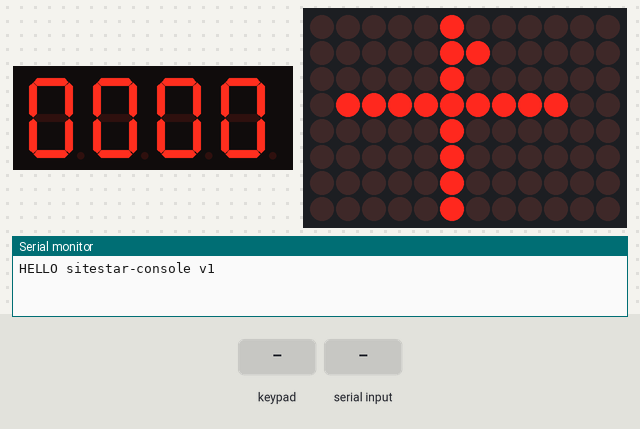
The sketch below on a simulated Arduino Uno R4 WiFi. Parts: 4-digit seven-segment display, 12×8 LED matrix, the last lines printed to the serial monitor. Wiring (inferred from the names in the program): 4×4 keypad with keys 1 2 3 A 4 5 6 B 7 8 9 C * 0 # D: rows D10, D11, D12, D13; columns D9, A4, A5, D0; 4-digit 7-segment display, segments lit when LOW: segments D2, D3, D4, D5, D6, D7, D8; digit selects A0, A1, A2, A3. Inputs (shaded band) come from the test bench. Random numbers use the default seed unless the sketch sets one; the segment pins are drawn as the display they are named for.

Above: at 1.2 s.
1.3 s: key '1' pressed
3.0 s: keypad keys 2 3 4 5 6 7 8 # pressed 0.4 s apart
At 4.87 s:
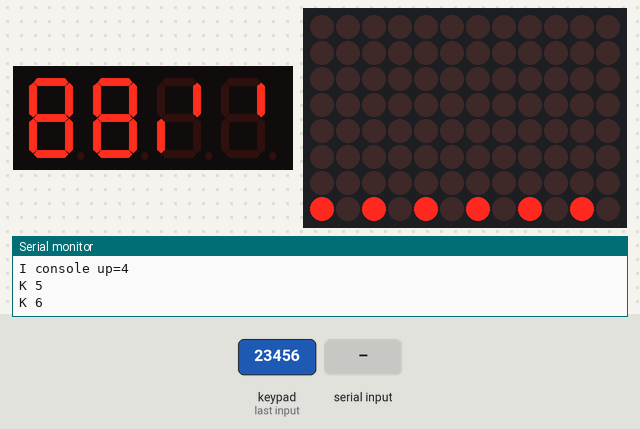
7.7 s: keypad keys 1 0 1 1 1 2 1 3 * pressed 0.4 s apart
At 9.3 s:
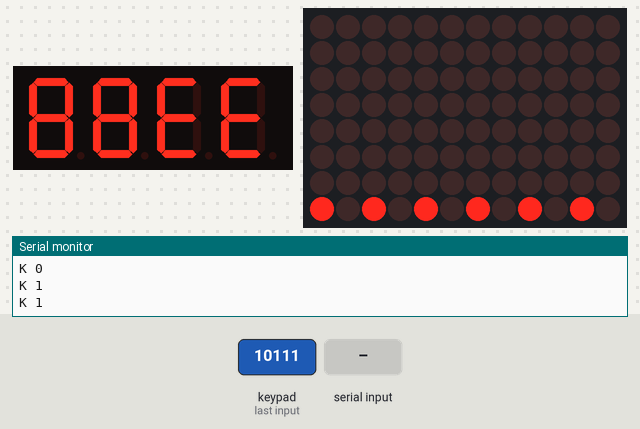
12.8 s: "W 45\n" received over Serial
At 13.6 s:
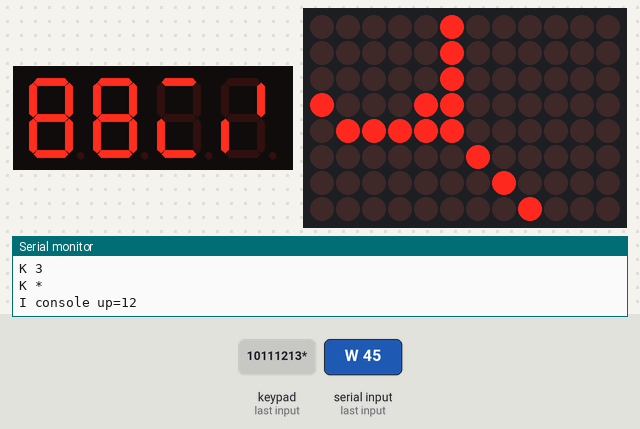
15.4 s: keypad keys 2 3 4 5 6 7 8 A pressed 0.4 s apart
At 17.27 s:
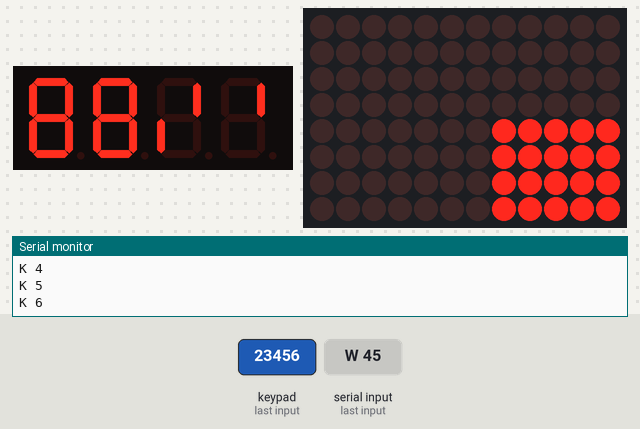
20.1 s: keypad keys 2 3 4 5 6 7 8 D pressed 0.4 s apart
At 20.36 s:
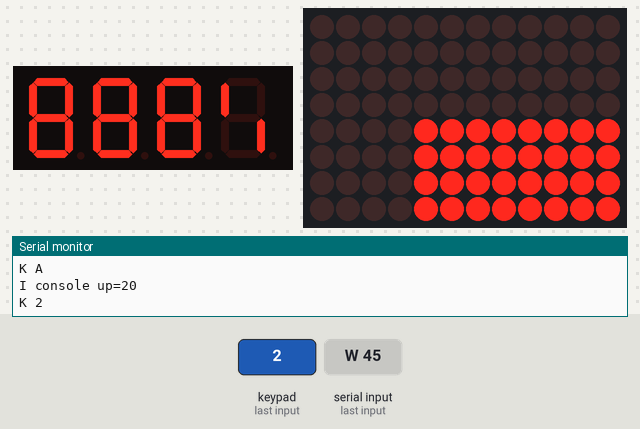

Measured:
- what the display in image 3 shows lasts 1.0 s, from 12.9 s to 13.9 s

The sketch:

r4_console.ino
```cpp
/*
 * SiteStar - operator console (board 2) on an Arduino UNO R4 WiFi
 * -----------------------------------------------------------------
 * Board : Arduino UNO R4 WiFi (arduino:renesas_uno:unor4wifi). No extra libraries.
 *
 *   4x4 membrane keypad   A = start a grid event   B = end it
 *                         digits then # = cut depth (e.g. 4 0 #  -> pause 40% of AI jobs)
 *                         digits then A = start with that depth     * = clear
 *   4-digit 7-segment     live total watts of the data hall (flashes during a grid event);
 *   (5641AS, common       shows the digits while you type them
 *    cathode)
 *   built-in LED matrix   status icon + scrolling text (GRID EVENT, LEAK, ...)
 *
 * Wiring
 *   7-seg segments, direct:             A D2 · B D3 · C D4 · D D5 · E D6 · F D7 · G D8   (dot unused)
 *   7-seg digits, each through 220-470R: DIG1 A0 · DIG2 A1 · DIG3 A2 · DIG4 A3
 *   (4 resistors on the digit lines instead of 7 on the segments: each digit's slot lasts longer the
 *    more segments it lights, so every segment ends up equally bright.)
 *   keypad (ribbon at the bottom, pins left to right):
 *                                       1 D10 · 2 D11 · 3 D12 · 4 D13 (rows)
 *                                       5 D9  · 6 A4  · 7 A5  · 8 D0  (columns)
 *
 * R4 -> laptop:  HELLO sitestar-console v1 · K <key> (one per press) · I console up=<s> (every 2 s)
 * laptop -> R4:  W <watts|-> F <0|1> T <typed|-> S <fan %>      (every 0.5 s)
 *                P icon=<idle|drop|fire|check|cross|wait|wrench|bolt> text=<A-Z 0-9 . - $ ! : / % ?>
 *                PING
 */

#include <Arduino.h>
#include "Arduino_LED_Matrix.h"
#include "font_icons.h"

// ------------------------------------------------------------------ 7-segment
static const bool    SEG_COMMON_ANODE = false;           // 5641AS = common cathode
static const uint8_t SEG_PINS[7] = {2, 3, 4, 5, 6, 7, 8};    // a b c d e f g
static const uint8_t DIG_PINS[4] = {A0, A1, A2, A3};         // left -> right
//                          gfedcba
static const uint8_t DIGITS[10] = {0x3F, 0x06, 0x5B, 0x4F, 0x66, 0x6D, 0x7D, 0x07, 0x7F, 0x6F};
static const uint8_t SEG_DASH = 0x40, SEG_BLANK = 0x00, SEG_F = 0x71;
uint8_t segBuf[4] = {SEG_DASH, SEG_DASH, SEG_DASH, SEG_DASH};

static void segShowNumber(long v) {
  if (v < 0 || v > 9999) { for (int i = 0; i < 4; i++) segBuf[i] = SEG_DASH; return; }
  for (int i = 3; i >= 0; i--) { segBuf[i] = (v || i == 3) ? DIGITS[v % 10] : SEG_BLANK; v /= 10; }
}
static void segShowDashes() { for (int i = 0; i < 4; i++) segBuf[i] = SEG_DASH; }

static uint8_t litCount(uint8_t bits) { uint8_t n = 0; while (bits) { n += bits & 1; bits >>= 1; } return n; }
// Digit d is lit for SLOT_US x (segments lit): with the resistor on the digit line, segments share its
// current, so a longer slot for fuller digits evens out the brightness.
static const uint16_t SLOT_US = 350;
static uint32_t segSlotUs = SLOT_US;
static void segRefresh(bool visible) {          // one digit at a time (multiplexed)
  static uint8_t d = 0;
  digitalWrite(DIG_PINS[d], SEG_COMMON_ANODE ? LOW : HIGH);           // previous digit off
  d = (d + 1) % 4;
  uint8_t bits = visible ? segBuf[d] : 0;
  for (int s = 0; s < 7; s++) {
    bool on = bits & (1 << s);
    digitalWrite(SEG_PINS[s], SEG_COMMON_ANODE ? !on : on);
  }
  digitalWrite(DIG_PINS[d], SEG_COMMON_ANODE ? HIGH : LOW);           // this digit on
  segSlotUs = SLOT_US * max((uint8_t)1, litCount(bits));
}

// --------------------------------------------------------------------- keypad
static const uint8_t ROW_PINS[4] = {10, 11, 12, 13};
static const uint8_t COL_PINS[4] = {9, A4, A5, 0};
static const char KEYS[4][4] = {{'1', '2', '3', 'A'}, {'4', '5', '6', 'B'}, {'7', '8', '9', 'C'}, {'*', '0', '#', 'D'}};

static char scanKeypad() {
  for (int r = 0; r < 4; r++) {
    for (int i = 0; i < 4; i++) digitalWrite(ROW_PINS[i], i == r ? LOW : HIGH);
    delayMicroseconds(30);
    for (int c = 0; c < 4; c++) if (digitalRead(COL_PINS[c]) == LOW) return KEYS[r][c];
  }
  return 0;
}

// ----------------------------------------------------------------- LED matrix
extern long watts; extern bool flash;
int fanPct = 0;                                 // real fan duty from the laptop (S field)
uint32_t fanShowUntil = 0;                      // a fan-speed change is announced until this time
ArduinoLEDMatrix matrix;
uint8_t frame[8][12];
int icon = ICON_IDLE;
char text[96] = "SITESTAR";
int textPx = 32, scrollX = 12;
uint32_t lastStep = 0;

// Live power history: one sample a second, newest on the right (the "heart monitor").
long hist[12]; uint8_t histN = 0; uint32_t histAt = 0;
static void sampleHistory() {
  if (watts < 0 || millis() - histAt < 1000) return;
  histAt = millis();
  memmove(hist, hist + 1, sizeof(long) * 11);
  hist[11] = watts;
  if (histN < 12) histN++;
}

enum Phase { PH_BOOT, PH_ANIM, PH_FAN, PH_TEXT };
Phase phase = PH_BOOT;
uint32_t phaseStart = 0;
int8_t dropY[12]; uint8_t puddle = 0; uint32_t rainAt = 0;

static void clearF() { memset(frame, 0, sizeof frame); }
static void px(int x, int y) { if (x >= 0 && x < 12 && y >= 0 && y < 8) frame[y][x] = 1; }
static int glyphIndex(char c) {
  if (c >= 'a' && c <= 'z') c -= 32;
  const char* p = strchr(FONT_CHARS, c);
  return p ? (int)(p - FONT_CHARS) : 0;
}
static void drawText(int x0) {
  clearF();
  int x = x0;
  for (const char* p = text; *p; p++, x += 4) {
    if (x > 11) break;
    if (x < -3) continue;
    const uint8_t* g = FONT[glyphIndex(*p)];
    for (int row = 0; row < 5; row++)
      for (int col = 0; col < 3; col++)
        if (g[row] & (4 >> col)) px(x + col, row + 1);
  }
}

// --- animations --------------------------------------------------------------
static void drawGraph(uint32_t t) {              // bars = watts, auto-scaled so a cut is obvious
  clearF();
  if (!histN) { for (int x = 0; x < 12; x += 2) px(x, 7); return; }
  long lo = 100000, hi = 0;
  for (int i = 12 - histN; i < 12; i++) { lo = min(lo, hist[i]); hi = max(hi, hist[i]); }
  long span = max(4L, hi - lo);
  lo = max(0L, lo - span / 2);                  // headroom under the lowest bar
  span = max(4L, hi - lo);
  for (int i = 12 - histN; i < 12; i++) {
    int h = 1 + (int)((hist[i] - lo) * 7 / span);
    if (flash && i == 11 && (t / 200) % 2) continue;   // grid event: newest bar blinks
    for (int y = 0; y < h; y++) px(i, 7 - y);
  }
}
static void drawFan(uint32_t t) {                // spins at the real fan speed; bar on the right = duty
  static uint8_t step = 0; static uint32_t last = 0;
  static const int8_t D[8][2] = {{0, -1}, {1, -1}, {1, 0}, {1, 1}, {0, 1}, {-1, 1}, {-1, 0}, {-1, -1}};
  uint32_t period = fanPct <= 0 ? 0 : (uint32_t)map(constrain(fanPct, 1, 100), 1, 100, 420, 50);
  if (period && t - last >= period) { last = t; step = (step + 1) % 8; }
  clearF();
  const int cx = 5, cy = 4;
  px(cx, cy); px(cx - 1, cy); px(cx, cy - 1); px(cx - 1, cy - 1);           // hub
  for (int b = 0; b < 3; b++) {                                              // 3 blades
    int d = (step + b * 3) % 8, d2 = (d + 1) % 8;
    for (int r = 1; r <= 3; r++) px(cx + D[d][0] * r - (D[d][0] < 0), cy + D[d][1] * r - (D[d][1] < 0));
    px(cx + D[d][0] * 3 + D[d2][0] - (D[d][0] < 0), cy + D[d][1] * 3 + D[d2][1] - (D[d][1] < 0));   // curved tip
  }
  int bar = (fanPct * 8 + 50) / 100;
  for (int y = 0; y < bar; y++) px(11, 7 - y);
}
static void drawRain(uint32_t t) {               // leak: drops fall, a puddle rises
  if (t - rainAt > 90) {
    rainAt = t;
    for (int x = 0; x < 11; x++) {
      if (dropY[x] >= 0) { if (++dropY[x] > 7 - puddle) dropY[x] = -1; }
      else if (random(9) == 0) dropY[x] = 0;
    }
    if (puddle < 3 && random(18) == 0) puddle++;
  }
  clearF();
  for (int x = 0; x < 11; x++) if (dropY[x] >= 0) { px(x, dropY[x]); px(x, dropY[x] - 1); }
  for (int p = 0; p < puddle; p++) for (int x = 0; x < 12; x++) px(x, 7 - p);
}
static void drawFire(uint32_t t) {               // smoke/fire: flickering flames
  static uint8_t h[12]; static uint32_t at = 0;
  if (t - at > 70) {
    at = t;
    for (int x = 0; x < 12; x++) {
      int base = 2 + (x >= 2 && x <= 9) * 2 + (x >= 4 && x <= 7) * 2;
      h[x] = constrain(base + (int)random(-1, 3), 1, 8);
    }
  }
  clearF();
  for (int x = 0; x < 12; x++) for (int y = 0; y < h[x]; y++) px(x, 7 - y);
  if (random(3) == 0) px(random(12), random(2));   // sparks
}
static void drawTapCard(uint32_t t) {            // waiting for the manager: card slides to the reader
  clearF();
  for (int y = 1; y < 7; y++) px(11, y);
  px(10, 1); px(10, 6);
  int pos = (t / 110) % 11, cx = min(pos, 6);
  for (int x = cx; x < cx + 4; x++) { px(x, 2); px(x, 5); }
  px(cx, 3); px(cx, 4); px(cx + 3, 3); px(cx + 3, 4);
  if (pos >= 7 && (t / 140) % 2) { px(9, 0); px(10, 0); px(9, 7); px(10, 7); }   // beep!
}
static void drawBoot(uint32_t e) {               // star sparkle
  clearF();
  int r = min(4, (int)(e / 150));
  for (int i = 0; i <= r; i++) { px(5 + i, 3); px(5 - i, 3); px(5, 3 + i); px(5, 3 - i); }
  for (int k = 0; k < 6; k++) if (random(2)) px(random(12), random(8));
}

static uint32_t animMs() {
  switch (icon) {
    case ICON_IDLE: case ICON_BOLT: return 6000;
    case ICON_DROP: case ICON_FIRE: return 3500;
    case ICON_WAIT: return 3200;
    default: return 1600;
  }
}
static void startCycle() {
  phase = PH_ANIM; phaseStart = millis();
  memset(dropY, -1, sizeof dropY); puddle = 0;
}
static void drawAnim(uint32_t now) {
  uint32_t e = now - phaseStart;
  switch (icon) {
    case ICON_BOLT:
      if (e < 1200) { if ((e / 200) % 2 == 0) memcpy(frame, ICONS[ICON_BOLT], sizeof frame); else clearF(); }
      else drawGraph(now);
      break;
    case ICON_IDLE: drawGraph(now); break;
    case ICON_DROP: drawRain(now); break;
    case ICON_FIRE: drawFire(now); break;
    case ICON_WAIT: drawTapCard(now); break;
    case ICON_CHECK: {                            // the tick draws itself in
      memcpy(frame, ICONS[ICON_CHECK], sizeof frame);
      int cols = e / 70;
      for (int y = 0; y < 8; y++) for (int x = cols; x < 12; x++) frame[y][x] = 0;
      break;
    }
    case ICON_CROSS: if ((e / 250) % 2 == 0) memcpy(frame, ICONS[ICON_CROSS], sizeof frame); else clearF(); break;
    default: memcpy(frame, ICONS[icon], sizeof frame);
  }
}
static void updateMatrix() {
  uint32_t now = millis();
  if (now - lastStep < 60) return;
  lastStep = now;
  uint32_t e = now - phaseStart;
  switch (phase) {
    case PH_BOOT:
      drawBoot(e);
      if (e > 1500) { phase = PH_TEXT; scrollX = 12; }
      break;
    case PH_ANIM:
      drawAnim(now);
      if (e > animMs()) {
        if (icon == ICON_IDLE || icon == ICON_BOLT) { phase = PH_FAN; phaseStart = now; }
        else if (text[0]) { phase = PH_TEXT; scrollX = 12; }
        else startCycle();
      }
      break;
    case PH_FAN:
      drawFan(now);
      if (e > 3500 && now > fanShowUntil) { if (text[0]) { phase = PH_TEXT; scrollX = 12; } else startCycle(); }
      break;
    case PH_TEXT:
      drawText(scrollX);
      if (--scrollX < -textPx) startCycle();
      break;
  }
  matrix.renderBitmap(frame, 8, 12);
}

// --------------------------------------------------------------------- serial
char rx[160]; size_t rxLen = 0;
long watts = -1; bool flash = false; char laptopTyped[4] = "";
char localTyped[4] = ""; uint32_t lastKeyMs = 0, lastCmdMs = 0;

static void handlePanel(char* args) {
  char* t = strstr(args, "text=");
  char newText[96] = "";
  if (t) { strncpy(newText, t + 5, sizeof newText - 1); *t = 0; }
  int newIcon = icon;
  char* ic = strstr(args, "icon=");
  if (ic) { char name[12] = ""; sscanf(ic + 5, "%11s", name); for (int i = 0; i < ICON_COUNT; i++) if (!strcmp(name, ICON_NAMES[i])) newIcon = i; }
  for (char* p = newText; *p; p++) if (*p >= 'a' && *p <= 'z') *p -= 32;
  bool restart = newIcon != icon;
  icon = newIcon; strcpy(text, newText); textPx = strlen(text) * 4;
  if (restart) startCycle();                    // same icon: just update the text, keep scrolling
}
static void handleWatts(char* args) {           // "W 37 F 1 T 40 S 60"
  char w[12] = "-", t[8] = "-"; int f = 0, sp = fanPct;
  sscanf(args, "%11s F %d T %7s S %d", w, &f, t, &sp);
  sp = constrain(sp, 0, 100);
  if (lastCmdMs && abs(sp - fanPct) >= 10) {    // the fan just changed speed: announce it everywhere
    fanShowUntil = millis() + 4000;
    if (phase != PH_BOOT) { phase = PH_FAN; phaseStart = millis(); }   // matrix jumps to the fan
  }
  fanPct = sp;
  watts = (w[0] == '-') ? -1 : atol(w);
  flash = f == 1;
  if (t[0] == '-') laptopTyped[0] = 0; else { strncpy(laptopTyped, t, 3); laptopTyped[3] = 0; }
  lastCmdMs = millis();
}
static void handleLine(char* line) {
  if (line[0] == 'P' && line[1] == ' ') handlePanel(line + 2);
  else if (line[0] == 'W' && line[1] == ' ') handleWatts(line + 2);
  else if (!strcmp(line, "PING")) Serial.println("PONG");
}
static void pollSerial() {
  while (Serial.available()) {
    char c = (char)Serial.read();
    if (c == '\r') continue;
    if (c == '\n') { rx[rxLen] = 0; if (rxLen) handleLine(rx); rxLen = 0; }
    else if (rxLen < sizeof(rx) - 1) rx[rxLen++] = c;
    else rxLen = 0;
  }
}

static void onKey(char k) {
  Serial.print("K "); Serial.println(k);
  lastKeyMs = millis();
  if (k >= '0' && k <= '9') {                    // local echo, no waiting for the laptop
    size_t n = strlen(localTyped);
    if (n >= 2) { localTyped[0] = localTyped[1]; n = 1; }
    localTyped[n] = k; localTyped[n + 1] = 0;
  } else localTyped[0] = 0;
}

static void updateDisplayContent() {
  uint32_t now = millis();
  const char* typed = (localTyped[0] && now - lastKeyMs < 4000) ? localTyped : laptopTyped;
  if (now < fanShowUntil && !typed[0]) {        // fan speed changed: "F100" / "F 35", flashing
    segBuf[0] = ((now / 300) % 2) ? SEG_F : SEG_BLANK;
    int v = fanPct;
    for (int i = 3; i >= 1; i--) { segBuf[i] = (v || i == 3) ? DIGITS[v % 10] : SEG_BLANK; v /= 10; }
  } else if (typed[0]) {                         // entering a cut depth: "  40"
    segBuf[0] = segBuf[1] = SEG_BLANK; segBuf[2] = SEG_BLANK; segBuf[3] = SEG_BLANK;
    int n = strlen(typed);
    for (int i = 0; i < n && i < 4; i++) segBuf[4 - n + i] = DIGITS[typed[i] - '0'];
  } else if (lastCmdMs && now - lastCmdMs < 3000 && watts >= 0) segShowNumber(watts);
  else segShowDashes();                          // no laptop yet
}

// ---------------------------------------------------------------------- setup
void setup() {
  Serial.begin(115200);
  for (int i = 0; i < 7; i++) { pinMode(SEG_PINS[i], OUTPUT); digitalWrite(SEG_PINS[i], SEG_COMMON_ANODE ? HIGH : LOW); }
  for (int i = 0; i < 4; i++) { pinMode(DIG_PINS[i], OUTPUT); digitalWrite(DIG_PINS[i], SEG_COMMON_ANODE ? LOW : HIGH); }
  for (int i = 0; i < 4; i++) { pinMode(ROW_PINS[i], OUTPUT); digitalWrite(ROW_PINS[i], HIGH); pinMode(COL_PINS[i], INPUT_PULLUP); }
  matrix.begin();
  phase = PH_BOOT; phaseStart = millis();
  randomSeed(micros());   // (not analogRead: A0-A5 are display + keypad pins)
  Serial.println("HELLO sitestar-console v1");
}

void loop() {
  static uint32_t tSeg = 0, tKey = 0, tBeat = 0;
  static char held = 0;
  uint32_t now = millis();
  pollSerial();
  if (micros() - tSeg >= segSlotUs) {            // 7-seg multiplex (slot length set by segRefresh)
    tSeg = micros();
    bool visible = !flash || (now % 800) < 550;
    segRefresh(visible);
  }
  if (now - tKey >= 25) {                        // keypad: report on press, ignore while held
    tKey = now;
    char k = scanKeypad();
    if (k && k != held) onKey(k);
    held = k;
    updateDisplayContent();
  }
  sampleHistory();
  updateMatrix();
  if (now - tBeat >= 2000) { tBeat = now; Serial.print("I console up="); Serial.println(now / 1000); }
}
```

Source omitted: font_icons.h (data table, 3675 bytes)
